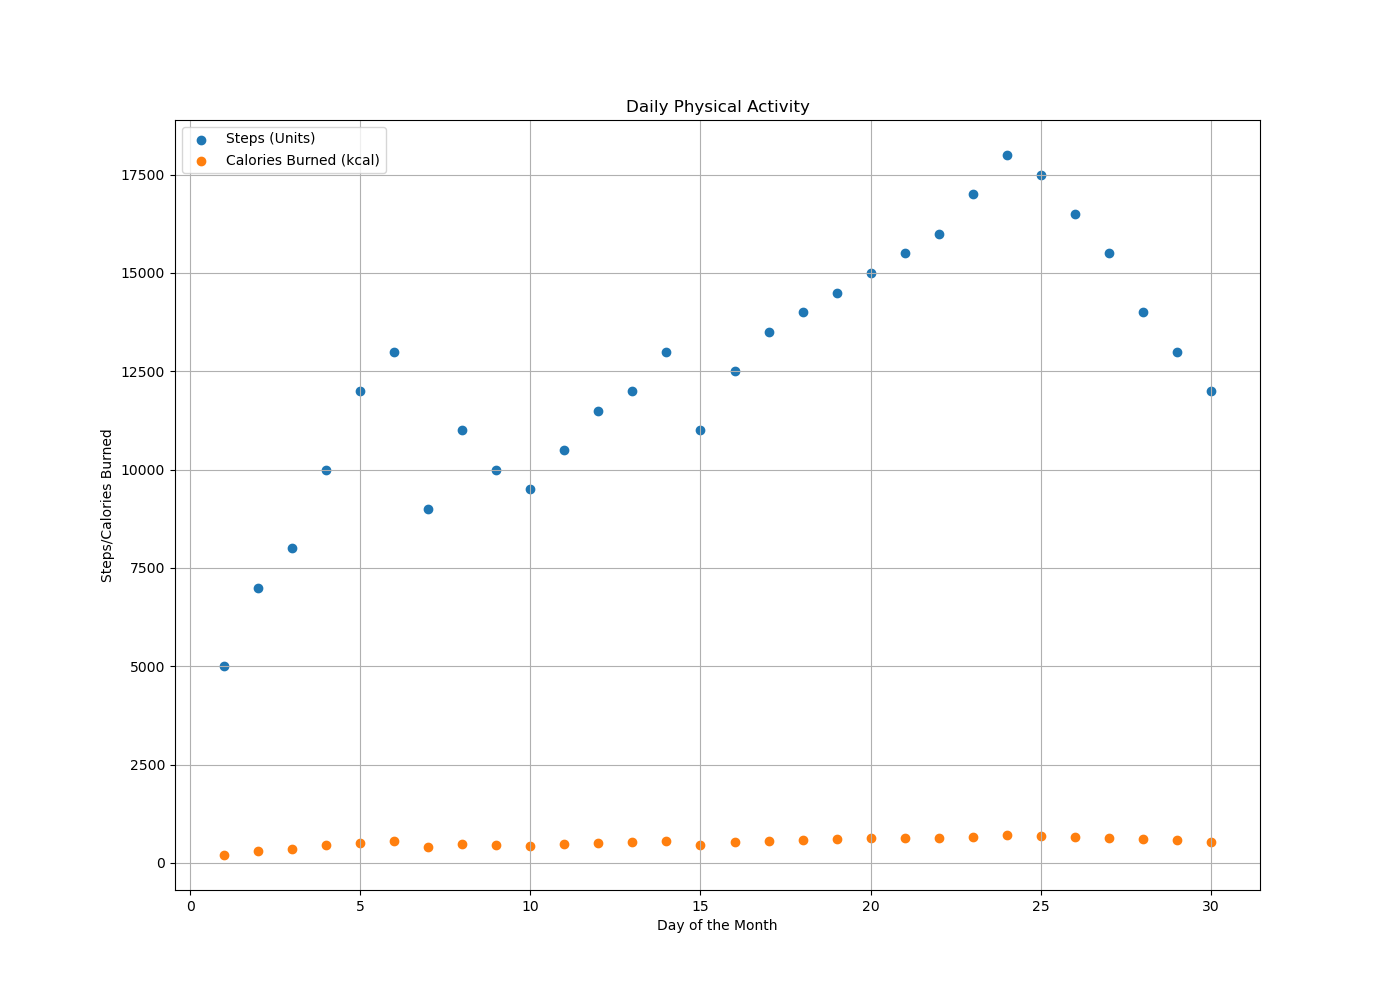

The script that drew this image:

import matplotlib.pyplot as plt

# Data for plotting
days = [1, 2, 3, 4, 5, 6, 7, 8, 9, 10, 11, 12, 13, 14, 15, 16, 17, 18,
        19, 20, 21, 22, 23, 24, 25, 26, 27, 28, 29, 30]
steps = [5000, 7000, 8000, 10000, 12000, 13000, 9000, 11000, 10000, 9500, 
         10500, 11500, 12000, 13000, 11000, 12500, 13500, 14000, 14500, 
         15000, 15500, 16000, 17000, 18000, 17500, 16500, 15500, 14000, 
         13000, 12000]
calories = [200, 300, 350, 450, 500, 550, 400, 470, 450, 420, 480, 510, 530, 
            550, 460, 520, 560, 590, 600, 620, 630, 640, 670, 700, 680, 650, 
            630, 600, 570, 540]

# Create a scatterplot
plt.figure(figsize=(14, 10))
plt.scatter(days, steps, c="#1f77b4", label="Steps (Units)")
plt.scatter(days, calories, c="#ff7f0e", label="Calories Burned (kcal)")

# Customize the chart
plt.title("Daily Physical Activity")
plt.xlabel("Day of the Month")
plt.ylabel("Steps/Calories Burned")
plt.legend(loc="upper left")
plt.grid(True)

# Show the scatterplot
plt.show()
